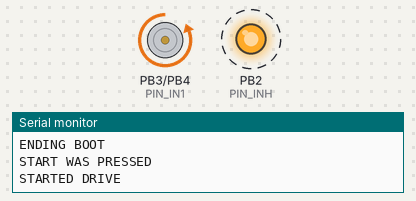
Bench run of a sketch on a simulated ATtiny85, built with avr-gcc and run on an emulated ATtiny85. On the bench: motor-driver pin pairs drawn as motors (green arrow = first pin HIGH = forward, orange = second pin HIGH = backward, longer = more drive), output pins drawn as LEDs (lit = HIGH), the last lines printed to the serial monitor. Dashed ring = blinking. EEPROM starts erased.

Above: at 0.2 s.
At 1.1 s:
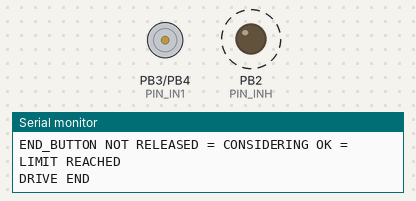
At 1.9 s:
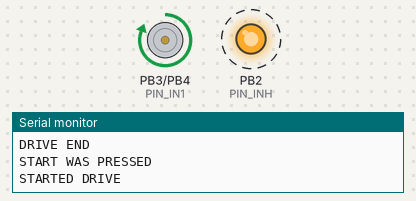
Timing chart, 0 to 3.0 s (numbered marks = the images above):
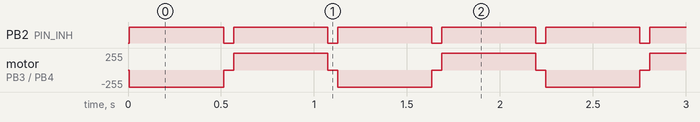

The sketch:

MercedesC219W211KinematicController.ino
```cpp
/*
 Name:		MercedesC219W211KinematicController.ino
 Created:	12/6/2025 10:00:21 PM
 Author:	Jonas-Gabriel
*/

#include "EEPROMBitAccess.h" // need to save load from eeprom
#include "config.h"  // changes according to your setup are made there

// DRIVE DIRECTIONS
enum DriveDirections : uint8_t
{
    CLOSE = 0,
    OPEN = 1
};

enum MotorSMStates : uint8_t
{
    BOOT,
    BOOT_RECOVERY_CHECK,
    BOOT_RECOVER,
    BOOT_END,
    IDLE,
    DRIVE_START,
    DRIVE_ACTIVE,
    DRIVE_END
};

// ==========================================================
// State Variables
// ==========================================================
static MotorSMStates MotorSMState = MotorSMStates::BOOT;

static DriveDirections desiredDirection = DriveDirections::CLOSE;
static DriveDirections lastKnownDirection = DriveDirections:: CLOSE;  // stored in EEPROM

static unsigned long stateStartTime = 0;
static unsigned long driveStartTime = 0;

static bool endPressedAtStart = false;
static bool endReleasedOnce = false;

static uint8_t retryCount = 1;

// ---------------------------------------------------------------------------
// EEPROM SAVE/LOAD
// ---------------------------------------------------------------------------

void SaveDriveDirectionToEEPROM(DriveDirections DirectionToSave)
{
    EEPROMBitAccess::writeBit(ADDRESS_LastDriveDirection, ADDRESS_BIT_LastDriveDirection, DirectionToSave);
}

DriveDirections LoadDriveDirectionFromEEPROM()
{
    return
        EEPROMBitAccess::readBit(ADDRESS_LastDriveDirection, ADDRESS_BIT_LastDriveDirection) == 1
        ? DriveDirections::OPEN
        : DriveDirections::CLOSE;
}

// ---------------------------------------------------------------------------
// MOTOR CONTROL
// ---------------------------------------------------------------------------

void MotorDrive(DriveDirections DesiredDirection)
{
    if (DesiredDirection == CLOSE)
    {
        digitalWrite(PIN_IN1, HIGH);
        digitalWrite(PIN_IN2, LOW);
    }
    else
    {
        digitalWrite(PIN_IN1, LOW);
        digitalWrite(PIN_IN2, HIGH);
    }

    digitalWrite(PIN_INH, HIGH);
}

void MotorStop()
{
    digitalWrite(PIN_IN1, LOW);
    digitalWrite(PIN_IN2, LOW);
    digitalWrite(PIN_INH, LOW);
}

// ---------------------------------------------------------------------------
// SIGNALS
// ---------------------------------------------------------------------------

bool StartButtonPressed()
{
    return !digitalRead(INPUT_START_BUTTON);  // Active LOW
}

bool EndButtonPressed()
{
    return !digitalRead(INPUT_END_BUTTON);  // Active LOW
}

// ---------------------------------------------------------------------------
// SETUP
// ---------------------------------------------------------------------------

// the setup function runs once when you press reset or power the board
void setup()
{
    Serial.begin(115200);

    pinMode(PIN_INH, OUTPUT);
    pinMode(PIN_IN1, OUTPUT);
    pinMode(PIN_IN2, OUTPUT);
    pinMode(INPUT_START_BUTTON, INPUT_PULLUP);
    pinMode(INPUT_END_BUTTON, INPUT);
    pinMode(PIN_ERR, INPUT);

    MotorStop();
    lastKnownDirection = LoadDriveDirectionFromEEPROM();

    changeState(MotorSMStates::BOOT);
}

// ---------------------------------------------------------------------------
// STATE MACHINE
// ---------------------------------------------------------------------------

void changeState(MotorSMStates newState)
{
    MotorSMState = newState;
    stateStartTime = millis();
}

void SwitchDesiredDirection()
{
    desiredDirection = (desiredDirection == DriveDirections::CLOSE)
        ? DriveDirections::OPEN
        : DriveDirections::CLOSE;
}

// the loop function runs over and over again until power down or reset
void loop()
{
    switch (MotorSMState)
    {
        case BOOT:
            if (SHOULD_RECOVER_AT_BOOT == 1)
            {
                changeState(MotorSMStates::BOOT_RECOVERY_CHECK);
            }
            else
            {
                changeState(MotorSMStates::BOOT_END);
            }
            break;

        case BOOT_RECOVERY_CHECK:
            Serial.println("CHECK RECOVER AT BOOT");
            if (EndButtonPressed())
            {
                desiredDirection = lastKnownDirection;
                changeState(MotorSMStates::BOOT_END);
            }
            else
            {
                // Unknown Position of Motor -> Recovery needed
                (SHOULD_RECOVER_TO_CLOSE_AT_BOOT == 1)
                    ? desiredDirection = DriveDirections::CLOSE
                    : desiredDirection = lastKnownDirection;

                changeState(MotorSMStates::BOOT_RECOVER);
            }
            break;

        case BOOT_RECOVER:
            Serial.println("RECOVERY");

            retryCount = MAX_TRYS_BEFORE_SAFETY_STOP;
            endPressedAtStart = EndButtonPressed();
            endReleasedOnce = !endPressedAtStart;
            MotorDrive(desiredDirection);
            driveStartTime = millis();

            // same as DRIVE_START but simpler for boot recovery
            changeState(MotorSMStates::DRIVE_ACTIVE);
            break;

        case BOOT_END:
            // At a known end -> IDLE
            Serial.println("ENDING BOOT");
            changeState(MotorSMStates::IDLE);
            break;

        case IDLE:
            if (StartButtonPressed())
            {
                Serial.println("START WAS PRESSED");
                changeState(MotorSMStates::DRIVE_START);
            }
            break;

        case DRIVE_START:
            Serial.println("STARTED DRIVE");

            retryCount = 1;
            endPressedAtStart = EndButtonPressed();
            endReleasedOnce = !endPressedAtStart;
            MotorDrive(desiredDirection);
            driveStartTime = millis();


            changeState(MotorSMStates::DRIVE_ACTIVE);
            break;

        case DRIVE_ACTIVE:
        {
            unsigned long now = millis();

            bool endNow = EndButtonPressed();

            // 1. Release EndButton Detection
            if (endPressedAtStart)
            {
                if (!endNow)
                {
                    Serial.println("END_BUTTON RELEASED");
                    endReleasedOnce = true;
                    endPressedAtStart = false;
                    delay(100);
                }
                else
                {
                    // Still Pressed -> check by END_BUTTON_RELEASE_TIMER_MS
                    if (now - driveStartTime >= END_BUTTON_RELEASE_TIMER_MS)
                    {
                        Serial.println("END_BUTTON NOT RELEASED = CONSIDERING OK = LIMIT REACHED");
                        // CONSIDER = Driving in direction where we are already at the limit
                        changeState(MotorSMStates::DRIVE_END);
                        SwitchDesiredDirection();
                        SaveDriveDirectionToEEPROM(desiredDirection);
                        break;
                    }
                }
            }
            // 2. END_BUTTON detection (after valid release or no release needed)
            if (endReleasedOnce && endNow)
            {
                Serial.println("DRIVE SUCCEEDED");
                delay(TEMP_FIX_LET_DRIVE_CLOSE_PROP_TIME);
                changeState(MotorSMStates::DRIVE_END);
                SwitchDesiredDirection();
                SaveDriveDirectionToEEPROM(desiredDirection);
                break;
            }
            // 3. TimeOut reached (Drive to end took to long, maybe blocked) -> Reverse Direction
            if ((now - driveStartTime >= MAX_DRIVE_TIMEOUT_MS))
            {
                if ((MAX_TRYS_BEFORE_SAFETY_STOP > 1) && MAX_TRYS_BEFORE_SAFETY_STOP >= retryCount)
                {
                    Serial.println("OVERTIME HAPPENED -> REVERSING");
                    SwitchDesiredDirection();

                    MotorDrive(desiredDirection);
                    driveStartTime = now;

                    // reset end logic for fresh movement
                    endPressedAtStart = EndButtonPressed(); // should be false;
                    endReleasedOnce = !endPressedAtStart; // should be true;

                    retryCount++;
                }
                else
                {
                    Serial.println("OVERTIME HAPPENED -> ABORTING");

                    desiredDirection = DriveDirections::OPEN; // blockage, next motion will be open for visual inspection;
                    changeState(MotorSMStates::DRIVE_END);
                    break;
                }
            }
        }

        break;

        case DRIVE_END:
            Serial.println("DRIVE END");
            MotorStop();
            delay(DRIVE_COOLDOWN_MS);
            changeState(MotorSMStates::IDLE);
            break;
    }
}
```

EEPROMBitAccess.cpp
```cpp
/*
 Name:        EEPROMBitAccess.cpp
 Created:     12/6/2025 10:00:21 PM
 Author:      Jonas-Gabriel
*/

#include "EEPROMBitAccess.h"

uint8_t EEPROMBitAccess::readBit(uint8_t address, uint8_t bitPos)
{
    uint8_t byteValue = EEPROM.read(address);
    return (byteValue >> bitPos) & 0x01;
}

void EEPROMBitAccess::writeBit(uint8_t address, uint8_t bitPos, uint8_t bitValue)
{
    uint8_t byteValue = EEPROM.read(address);

    if (bitValue)
        byteValue |= (1 << bitPos);     // Set bit
    else
        byteValue &= ~(1 << bitPos);    // Clear bit

    EEPROM.write(address, byteValue);
}
```

EEPROMBitAccess.h
```cpp
/*
 Name:		EEPROMBitAccess.h
 Created:	12/6/2025 10:00:21 PM
 Author:	Jonas-Gabriel
*/

#ifndef EEPROMBITACCESS_H
#define EEPROMBITACCESS_H

#include "EEPROM.h"

class EEPROMBitAccess
{
public:

	/* Reads the bit at the specified bit position from the EEPROM byte stored at the given address.
	The function retrieves the full byte from EEPROM, isolates the requested bit,
	and returns its value as either 0 or 1. No other bits or EEPROM contents are modified. */
	static uint8_t readBit(uint8_t address, uint8_t bitPos);

	/* Writes a single bit value (0 or 1) to the specified bit position within the EEPROM byte located at the given address.
	The function reads the existing byte, updates only the targeted bit while preserving all other bits,
	and writes the modified byte back to EEPROM. */
	static void writeBit(uint8_t address, uint8_t bitPos, uint8_t bitValue);
};

#endif
```

config.h
```cpp
/*
 Name:		config.h
 Created:	12/6/2025 10:00:21 PM
 Author:	Jonas-Gabriel
*/

/*
// Hardware InputsOutputs ATTiny45-20
#define PIN_INH 2
#define	PIN_IN1 4
#define PIN_IN2 1
#define PIN_ERR 5
#define INPUT_START_BUTTON 3
#define INPUT_END_BUTTON 0
*/

// Hardware InputsOutputs Arduino
#define PIN_INH 2
#define	PIN_IN1 3
#define PIN_IN2 4
#define PIN_ERR 5
#define INPUT_START_BUTTON 6
#define INPUT_END_BUTTON 7


// EEPROM Adress to Save
#define ADDRESS_LastDriveDirection 2
#define ADDRESS_BIT_LastDriveDirection 0

// Drive CONFIG
#define SHOULD_RECOVER_AT_BOOT 1
#define SHOULD_RECOVER_TO_CLOSE_AT_BOOT 1
#define MAX_DRIVE_TIMEOUT_MS 4000
#define END_BUTTON_RELEASE_TIMER_MS 500
#define MAX_TRYS_BEFORE_SAFETY_STOP 2
#define DRIVE_COOLDOWN_MS 50
#define TEMP_FIX_LET_DRIVE_CLOSE_PROP_TIME 100

// Timer to release button automatically

#define StartButtonDeadlockRelease 1000
```

Measured:
- by itself, PB2 (PIN_INH): alternates HIGH for 0.51 s and LOW for 0.05 s
- by itself, motor on PB3 (PIN_IN1) / PB4 (PIN_IN2): repeats every 1.1 s: stopped 0.05 s, forward 255/255 0.51 s, stopped 0.05 s, backward 255/255 0.51 s
